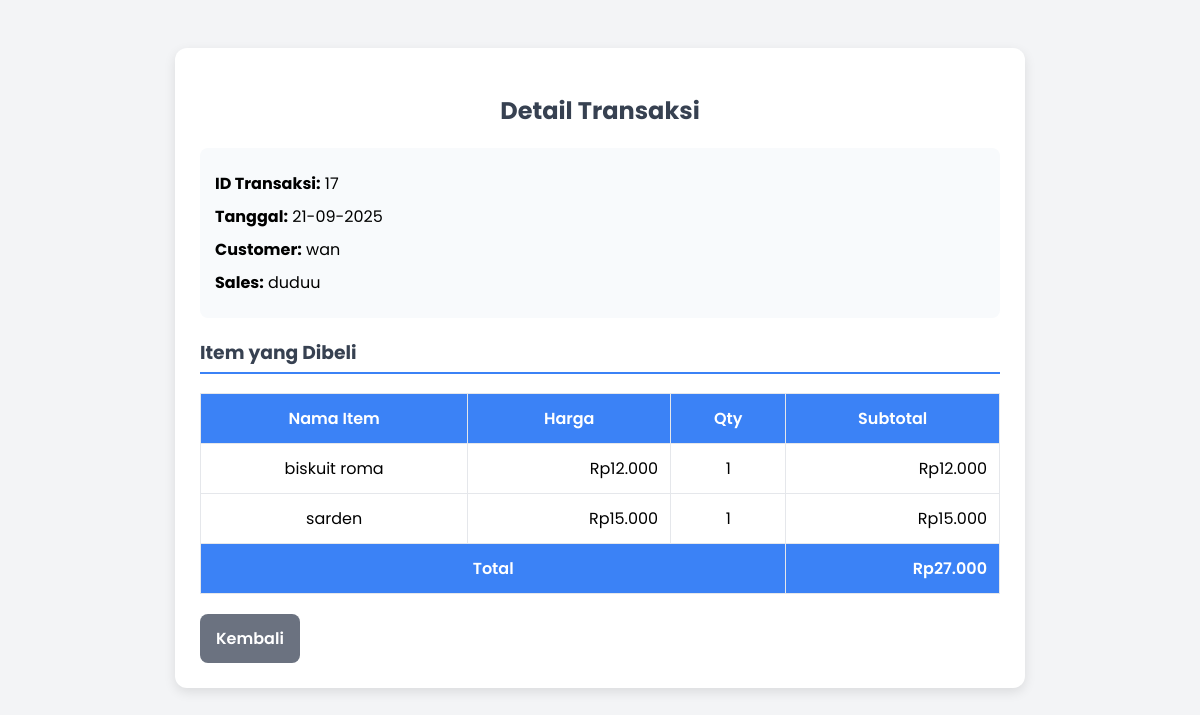
The page /views/transaksi/detail.php?id=17 (signed in) on the database its author committed.
### tables this page shows
CREATE TABLE `transaksi` (
  `id_transaksi` int(11) NOT NULL,
  `id_customer` int(11) DEFAULT NULL,
  `id_sales` int(11) DEFAULT NULL,
  `tanggal` date NOT NULL,
  `total` decimal(12,2) NOT NULL
);

CREATE TABLE `customer` (
  `id_customer` int(11) NOT NULL,
  `nama_customer` varchar(100) NOT NULL,
  `alamat` text DEFAULT NULL,
  `telepon` varchar(20) DEFAULT NULL
);

CREATE TABLE `sales` (
  `id_sales` int(11) NOT NULL,
  `nama_sales` varchar(100) NOT NULL,
  `telepon` varchar(20) DEFAULT NULL
);

CREATE TABLE `transaksi_detail` (
  `id_detail` int(11) NOT NULL,
  `id_transaksi` int(11) DEFAULT NULL,
  `id_item` int(11) DEFAULT NULL,
  `jumlah` int(11) NOT NULL,
  `harga` decimal(12,2) NOT NULL
);

CREATE TABLE `item` (
  `id_item` int(11) NOT NULL,
  `nama_item` varchar(100) NOT NULL,
  `harga` decimal(12,2) NOT NULL,
  `stok` int(11) NOT NULL
);

### models/Transaksi.php (called while the page is built, shortened)
<?php
class Transaksi {
    private $conn;
    public function __construct($db){
        $this->conn = $db;
    }
    public function readOne($id){
        $query = "SELECT t.*, c.nama_customer, s.nama_sales
                  FROM transaksi t
                  JOIN customer c ON t.id_customer=c.id_customer
                  JOIN sales s ON t.id_sales=s.id_sales
                  WHERE t.id_transaksi=:id LIMIT 1";
        $stmt = $this->conn->prepare($query);
        $stmt->bindParam(":id",$id);
        $stmt->execute();
        return $stmt->fetch(PDO::FETCH_ASSOC);
    }
    public function readDetail($id){
        $query = "SELECT td.*, i.nama_item, i.harga
                  FROM transaksi_detail td
                  JOIN item i ON td.id_item=i.id_item
                  WHERE td.id_transaksi=:id";
        $stmt = $this->conn->prepare($query);
        $stmt->bindParam(":id",$id);
        $stmt->execute();
        return $stmt;
    }
}
?>

### views/transaksi/detail.php (the view, shortened to what this page needs)
<?php
include "../../models/Transaksi.php";
$db = (new Database())->getConnection();
$transaksi = new Transaksi($db);
$id = $_GET['id'];
$data = $transaksi->readOne($id);
$detail = $transaksi->readDetail($id);
?>
<!DOCTYPE html>
<html lang="id">
<head>
</head>
<body>
<div class="box">
    <h2>Detail Transaksi</h2>
    <div class="info-section">
        <p><b>ID Transaksi:</b> <?= htmlspecialchars($data['id_transaksi']) ?></p>
        <p><b>Tanggal:</b> <?= date('d-m-Y', strtotime($data['tanggal'])) ?></p>
        <p><b>Customer:</b> <?= htmlspecialchars($data['nama_customer']) ?></p>
        <p><b>Sales:</b> <?= htmlspecialchars($data['nama_sales']) ?></p>
    </div>
    <h3>Item yang Dibeli</h3>
    <table>
        <tr>
            <th>Nama Item</th>
            <th>Harga</th>
            <th>Qty</th>
            <th>Subtotal</th>
        </tr>
        <?php
        $total = 0;
        while($row = $detail->fetch(PDO::FETCH_ASSOC)){
            $qty = $row['jumlah'];
            $harga = $row['harga'];
            $subtotal = $harga * $qty;
            $total += $subtotal;
        ?>
        <tr>
            <td><?= htmlspecialchars($row['nama_item']) ?></td>
            <td class="text-right">Rp<?= number_format($harga, 0, ',', '.') ?></td>
            <td><?= $qty ?></td>
            <td class="text-right">Rp<?= number_format($subtotal, 0, ',', '.') ?></td>
        </tr>
        <?php } ?>
        <tr class="total-row">
            <th colspan="3">Total</th>
            <th class="text-right">Rp<?= number_format($total, 0, ',', '.') ?></th>
        </tr>
    </table>
    <a href="index.php" class="btn-back">Kembali</a>
</div>
</body>
</html>

### views/transaksi/detail.php (style rules this page uses)
body { font-family:Poppins,sans-serif;background:#f3f4f6;padding:40px }
.box { max-width:800px;margin:auto;background:#fff;padding:25px;border-radius:12px;box-shadow:0 4px 12px rgba(0,0,0,.1) }
h2 { text-align:center;margin-bottom:20px;color:#374151 }
.info-section { background:#f8fafc;padding:15px;border-radius:8px;margin-bottom:20px }
.info-section p { margin:8px 0 }
h3 { color:#374151;border-bottom:2px solid #3b82f6;padding-bottom:5px }
table { width:100%;border-collapse:collapse;margin-top:15px }
th,td { border:1px solid #e5e7eb;padding:12px;text-align:center }
th { background:#3b82f6;color:#fff;font-weight:600 }
td { background:#ffffff }
.total-row { background:#f1f5f9 !important;font-weight:600 }
.btn-back { margin-top:20px;display:inline-block;padding:12px 16px;border-radius:8px;background:#6b7280;color:#fff;text-decoration:none;font-weight:600 }
.text-right { text-align:right }

### rows shown on the page
transaksi: id_transaksi "17", tanggal "21-09-2025", id_customer.nama_customer "wan", id_sales.nama_sales "duduu"
transaksi_detail: id_item.nama_item "biskuit roma", id_item.harga "12.000", jumlah "1", subtotal "12.000"
transaksi_detail: id_item.nama_item "sarden", id_item.harga "15.000", jumlah "1", subtotal "15.000"

### other values the page prints
$total "27.000"
